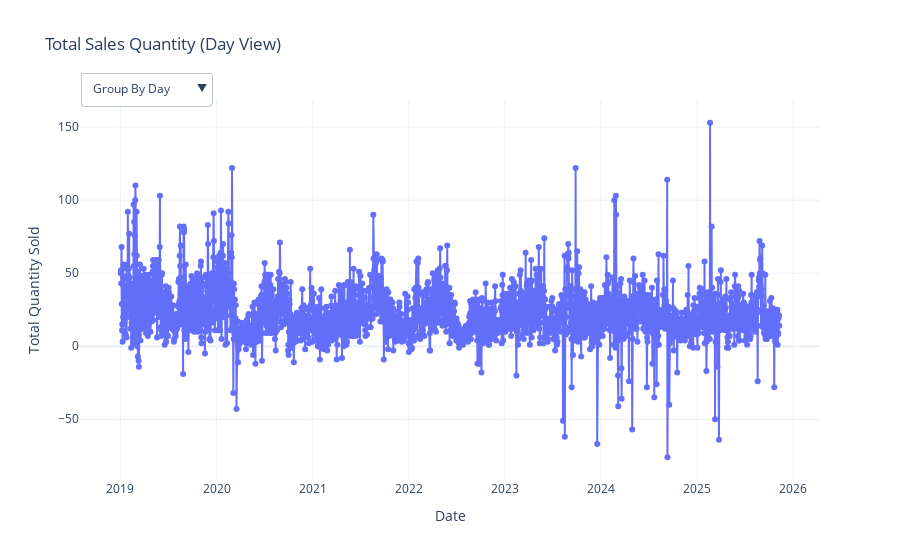

Notebook cell for this chart:
### Code cell
# Visualize Data to Identify Patterns and Seasonality
plot_interactive_sales_dashboard(data)
